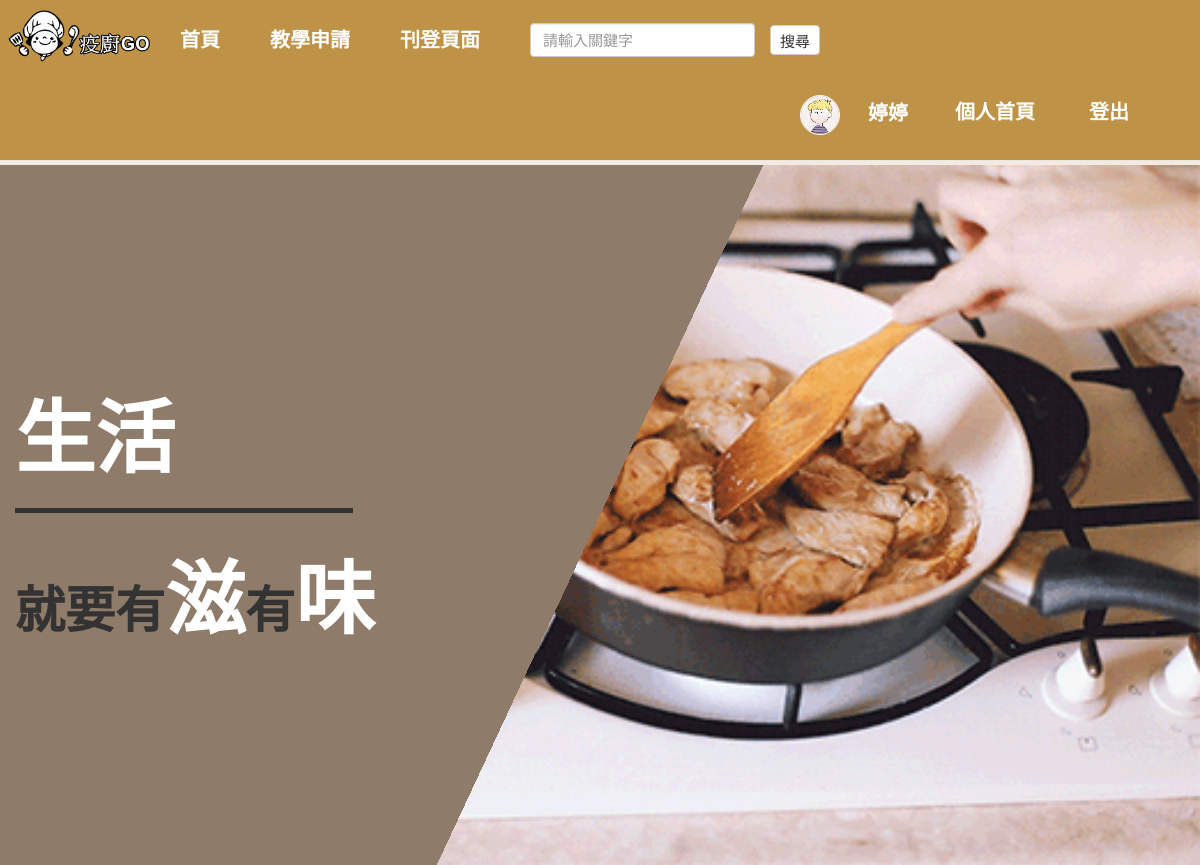
Screenshot of /home.php (signed in) with the database file from the repository.
### tables this page shows
CREATE TABLE `member` (
  `mNo` int(5) NOT NULL,
  `mName` varchar(20) NOT NULL,
  `mId` varchar(10) NOT NULL,
  `mSex` varchar(1) NOT NULL,
  `mPhone` varchar(15) NOT NULL,
  `mBirthday` date NOT NULL,
  `mAddress` varchar(50) NOT NULL,
  `mEmail` varchar(50) NOT NULL,
  `mJob` varchar(10) NOT NULL,
  `mAccount` varchar(20) NOT NULL,
  `mPassword` varchar(20) NOT NULL,
  `mNickname` varchar(20) NOT NULL,
  `mProfile` text NOT NULL,
  `mJoinDate` date DEFAULT NULL,
  `mPhoto_name` varchar(64) NOT NULL,
  `mPhoto_filename` varchar(64) NOT NULL
);

### dbtools.inc.php (called while the page is built, shortened)
<?php
  function execute_sql($link, $database, $sql)
  {
    mysqli_select_db($link, $database)
      or die("開啟資料庫失敗: " . mysqli_error($link));
    $result = mysqli_query($link, $sql);
    return $result;
  }
?>

### home.php (the view, shortened to what this page needs)
<?php
	require_once("dbtools.inc.php");
	$link = create_connection();
	$mNo = $_COOKIE["id"];
	$sql = "SELECT mNickname,mPhoto_filename FROM member WHERE mNO =".$mNo;
	$result = execute_sql($link, "db_c108193104", $sql);
	$row = mysqli_fetch_object($result);
	$nickname = $row->mNickname;
    $file_name = $row->mPhoto_filename;
?>
<!DOCTYPE html>
<html>
<head>
	<link rel="stylesheet" href="bootstrap.css" type="text/css" />
</head>
<body style="background-color:#F3EBE0">
	<nav class="navbar navbar-default navbar-fixed-top" role="navigation">
		<div class="collapse navbar-collapse navbar-ex1-collapse" style="background-color:#BF9347;padding:5px">
			<ul class="nav navbar-nav">
				<li><img src="image/brand.png" alt="brand" style="width:150px"></li>
				<li style="padding:10px"><a href="home.php" style="color:#FFF;font-weight:bold;font-size:20px">首頁</a></li>
				<li style="padding:10px"><a href="news.php" style="color:#FFF;font-weight:bold;font-size:20px">教學申請</a></li>
				<li style="padding:10px"><a href="add_news.php" style="color:#FFF;font-weight:bold;font-size:20px">刊登頁面</a></li>
			</ul>
			<form class="navbar-form navbar-left" role="search">
				<div class="form-group" style="padding:10px">
					<input id="keyword" type="text" class="form-control" placeholder="請輸入關鍵字">
				</div>
				<button type="submit" class="btn btn-default" style="padding:5px;width:50px;height:30px;font-size:15px">搜尋</button>
			</form>
			<ul class="nav navbar-nav navbar-right">
				<li style="padding:5px"><a href="#" style="color:#FFF;font-weight:bold;font-size:20px"><?php echo  "<img src='Thumbnail/headshot/".$file_name."' class='headshot' alt='headshot' >"; ?> &nbsp &nbsp <?php echo $nickname; ?></a></li>
				<li style="padding:12px"><a href="member_data.php" style="color:#FFF;font-weight:bold;font-size:20px">個人首頁</a></li>
				<li style="padding:12px"><a href="logout.php" style="color:#FFF;font-weight:bold;font-size:20px">登出</a></li>
				<li style="padding:12px"><a href="#" style="color:#FFF;font-weight:bold;font-size:20px"></a></li>
			</ul>
		</div>
	</nav>
<div class="banner" >
	<div class="container">
		<div class="banner-txt">
			<h1>生活&nbsp&nbsp&nbsp&nbsp&nbsp&nbsp&nbsp&nbsp</h1>
			<h2>就要有<span>滋</span>有<span>味</span></h2>
		</div>
	</div>
</div>
</body>
</html>

### home.php (style rules this page uses)
body { height: 300px; }
nav { font-size:18px }
body { font-size:18px }
#keyword { font-size:15px; }
* { margin: 0; padding: 0; list-style: none; font-family: 'Noto Sans TC', sans-serif; }
.banner { margin-top:165px; width: 100%; height: 700px; background-color: #ccc; background: linear-gradient(115deg, #8F7B69 50%, transparent 50%) center center / 100% 100%, url("./image/cook.gif") right center / auto 100%; }
.container { width: 100%; max-width: 1440px; height: 100%; margin: auto; }
.banner-txt { height: 100%; display: flex; flex-direction: column; justify-content: center; align-items: flex-start; }
.banner-txt h1 { font-size: 80px; border-bottom: 5px solid #333; font-weight: 900; padding-bottom: .3em; margin-bottom: .3em; color:#fff; }
.banner-txt h2 { font-size: 50px; font-weight: 700; }
span { color: white; font-size: 60pt; }
.headshot { width: 40px; border-radius: 50%; border: 1px solid; }

### rows the page displays
member: mPhoto_filename (picture), mNickname "婷婷"
